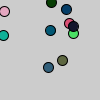
Frame 1 (no input)
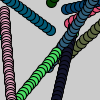
Frame 60 (the mouse pressed at the canvas centre just before this capture)
Frame 120 (the mouse held since frame 60 and released just before this capture): identical to frame 60, image omitted

The Processing sketch that drew these frames (run headless with seeded random() and noise(); from frame 60 on, the mouse is pressed at the canvas centre):

// Processing sketch: Aufgabe_6_3_b
// ── Aufgabe_6_3_b.pde
PVector[] speed = new PVector[10];
PVector[] location = new PVector[10];
color[] c = new color[10];


void setup() {
  for (int i = 0; i < 10; ++i) {
    location[i] = new PVector(random(width), random(height));
    speed[i] = new PVector(random(-5, 5), random(-5, 5));
    c[i] = color(random(255), random(255), random(255));
  }
}

void draw() {
  for (int i = 0; i < 10; ++i) {
    location[i].add(speed[i]);
    fill(c[i]);
    ellipse(location[i].x, location[i].y, 10, 10);
  }
}
